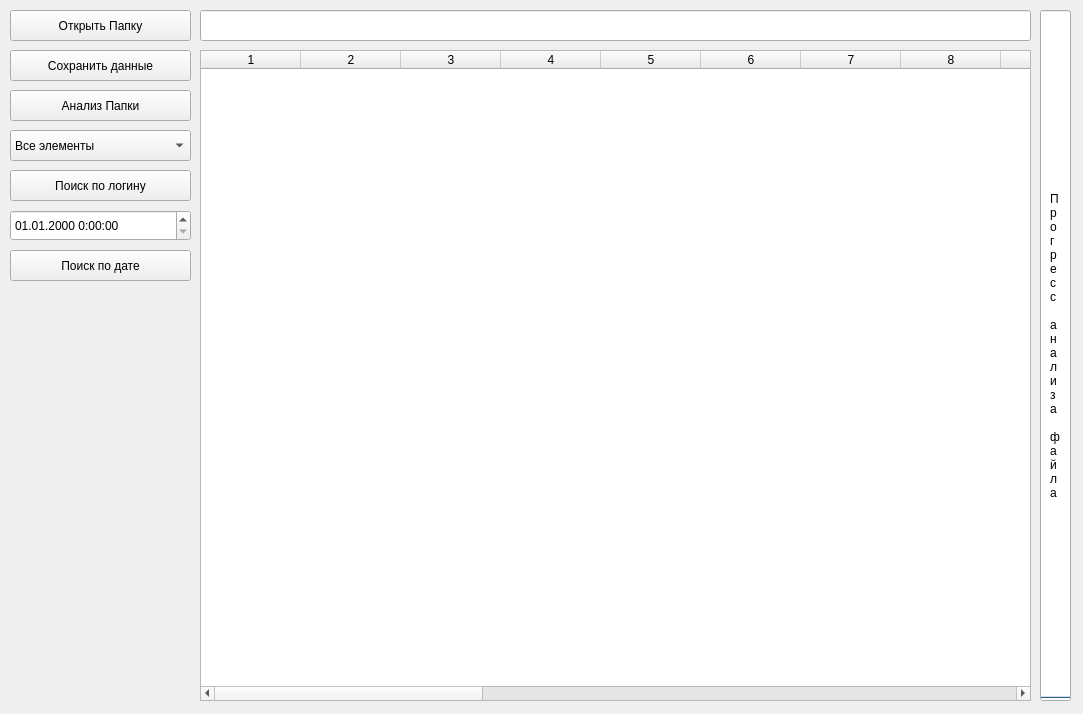
<?xml version="1.0" encoding="UTF-8"?>
<ui version="4.0">
 <class>MainWindow</class>
 <widget class="QMainWindow" name="MainWindow">
  <property name="geometry">
   <rect>
    <x>0</x>
    <y>0</y>
    <width>1083</width>
    <height>714</height>
   </rect>
  </property>
  <property name="windowTitle">
   <string>MainWindow</string>
  </property>
  <widget class="QWidget" name="centralwidget">
   <widget class="QPushButton" name="OpenFile">
    <property name="geometry">
     <rect>
      <x>10</x>
      <y>10</y>
      <width>181</width>
      <height>31</height>
     </rect>
    </property>
    <property name="text">
     <string>Открыть Папку</string>
    </property>
   </widget>
   <widget class="QPushButton" name="AnalizFile">
    <property name="geometry">
     <rect>
      <x>10</x>
      <y>90</y>
      <width>181</width>
      <height>31</height>
     </rect>
    </property>
    <property name="text">
     <string>Анализ Папки</string>
    </property>
   </widget>
   <widget class="QProgressBar" name="progressBar">
    <property name="geometry">
     <rect>
      <x>1040</x>
      <y>10</y>
      <width>31</width>
      <height>691</height>
     </rect>
    </property>
    <property name="value">
     <number>0</number>
    </property>
    <property name="textVisible">
     <bool>true</bool>
    </property>
    <property name="orientation">
     <enum>Qt::Vertical</enum>
    </property>
    <property name="invertedAppearance">
     <bool>false</bool>
    </property>
   </widget>
   <widget class="QLabel" name="label">
    <property name="geometry">
     <rect>
      <x>1050</x>
      <y>20</y>
      <width>16</width>
      <height>651</height>
     </rect>
    </property>
    <property name="text">
     <string>П
р
о
г
р
е
с
с
 
а
н
а
л
и
з
а
 
ф
а
й
л
а</string>
    </property>
    <property name="indent">
     <number>-2</number>
    </property>
   </widget>
   <widget class="QLineEdit" name="PathFile">
    <property name="geometry">
     <rect>
      <x>200</x>
      <y>10</y>
      <width>831</width>
      <height>31</height>
     </rect>
    </property>
   </widget>
   <widget class="QTableWidget" name="tableWidget">
    <property name="geometry">
     <rect>
      <x>200</x>
      <y>50</y>
      <width>831</width>
      <height>651</height>
     </rect>
    </property>
    <property name="columnCount">
     <number>24</number>
    </property>
    <column/>
    <column/>
    <column/>
    <column/>
    <column/>
    <column/>
    <column/>
    <column/>
    <column/>
    <column/>
    <column/>
    <column/>
    <column/>
    <column/>
    <column/>
    <column/>
    <column/>
    <column/>
    <column/>
    <column/>
    <column/>
    <column/>
    <column/>
    <column/>
   </widget>
   <widget class="QPushButton" name="serchLogin">
    <property name="geometry">
     <rect>
      <x>10</x>
      <y>170</y>
      <width>181</width>
      <height>31</height>
     </rect>
    </property>
    <property name="text">
     <string>Поиск по логину</string>
    </property>
   </widget>
   <widget class="QPushButton" name="serchData">
    <property name="geometry">
     <rect>
      <x>10</x>
      <y>250</y>
      <width>181</width>
      <height>31</height>
     </rect>
    </property>
    <property name="text">
     <string>Поиск по дате</string>
    </property>
   </widget>
   <widget class="QComboBox" name="comboBox">
    <property name="geometry">
     <rect>
      <x>10</x>
      <y>130</y>
      <width>181</width>
      <height>31</height>
     </rect>
    </property>
    <item>
     <property name="text">
      <string>Все элементы</string>
     </property>
    </item>
   </widget>
   <widget class="QPushButton" name="saveData">
    <property name="geometry">
     <rect>
      <x>10</x>
      <y>50</y>
      <width>181</width>
      <height>31</height>
     </rect>
    </property>
    <property name="text">
     <string>Сохранить данные</string>
    </property>
   </widget>
   <widget class="QDateTimeEdit" name="dateTimeEdit">
    <property name="geometry">
     <rect>
      <x>10</x>
      <y>210</y>
      <width>181</width>
      <height>31</height>
     </rect>
    </property>
    <property name="currentSection">
     <enum>QDateTimeEdit::DaySection</enum>
    </property>
    <property name="displayFormat">
     <string>dd.MM.yyyy H:mm:ss</string>
    </property>
   </widget>
   <zorder>OpenFile</zorder>
   <zorder>AnalizFile</zorder>
   <zorder>progressBar</zorder>
   <zorder>PathFile</zorder>
   <zorder>tableWidget</zorder>
   <zorder>serchLogin</zorder>
   <zorder>serchData</zorder>
   <zorder>comboBox</zorder>
   <zorder>saveData</zorder>
   <zorder>label</zorder>
   <zorder>dateTimeEdit</zorder>
  </widget>
 </widget>
 <resources/>
 <connections/>
</ui>
